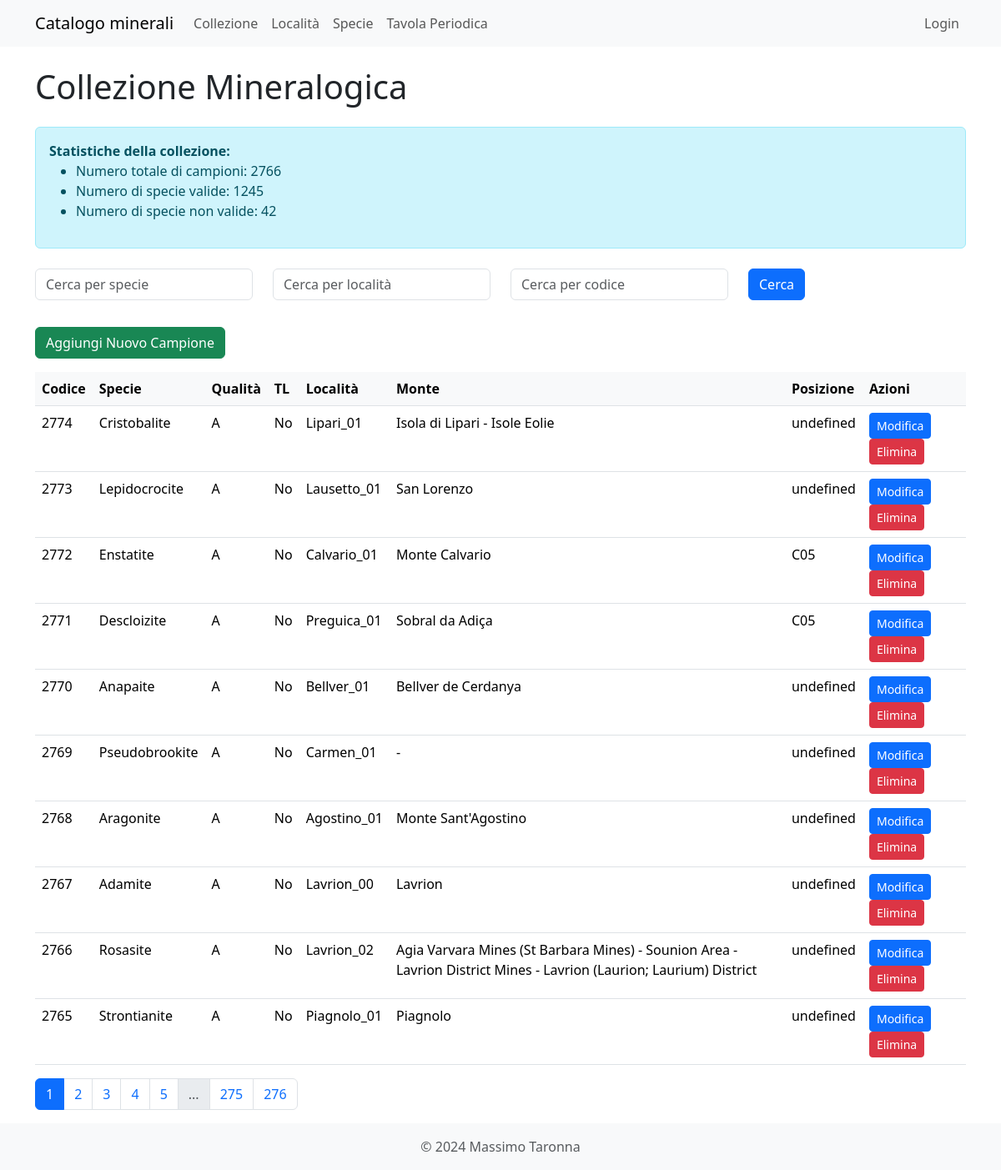
Page /collezione on the earlier database version.
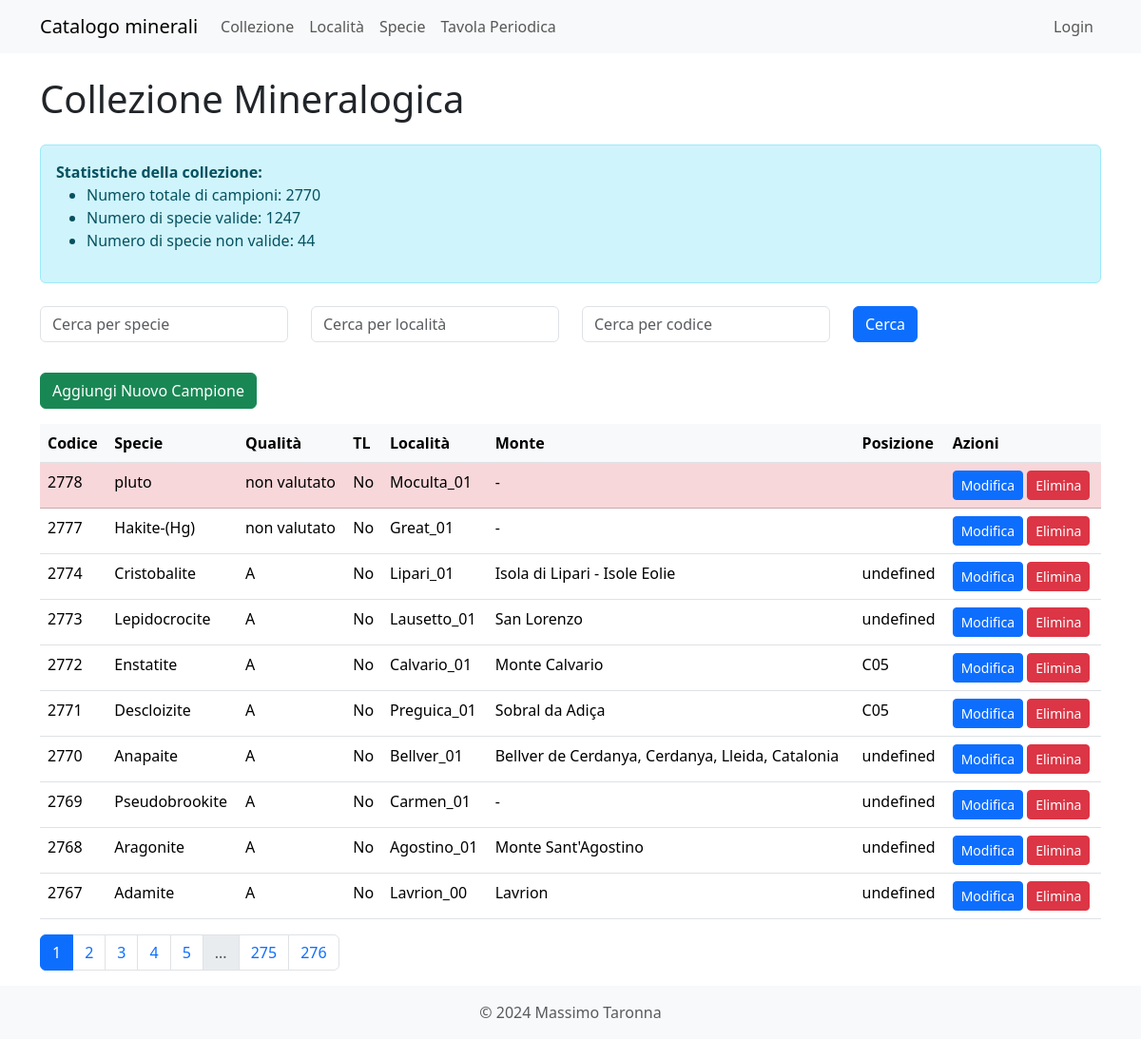
Same page on the later database version.
### models.py (models this page shows, shortened)
class Collezione(db.Model, SerializerMixin):
    id = db.Column(db.Integer, primary_key=True)
    codice = db.Column(db.Integer, unique=True, nullable=False)
    posizione = db.Column(db.String(50))
    specie_id = db.Column(db.Integer, db.ForeignKey('specie.id', name='fk_collezione_specie'), nullable=True)
    specie_nome = db.Column(db.String(100))
    specie_non_valida = db.Column(db.String(100))
    varieta = db.Column(db.String(100))
    alias = db.Column(db.String(100))
    associazione = db.Column(db.String(100))
    cod_loc = db.Column(db.String(30), db.ForeignKey('localita.cod_loc', name='fk_collezione_localita'))
    dimensionamento = db.Column(db.String(50))
    qualita = db.Column(db.String(10))
    data_ins = db.Column(db.Date)
    data_acq = db.Column(db.Date)
    mod_acq = db.Column(db.String(50))
    acquisito_da = db.Column(db.String(100))
    costo = db.Column(db.Float)
    luogo_acq = db.Column(db.String(50))
    scambiato_per = db.Column(db.String(50))
    note = db.Column(db.Text)
    referenza = db.Column(db.String(100))
    descrizione = db.Column(db.String(200))
    fluor_lw = db.Column(db.String(20))
    fluor_sw = db.Column(db.String(20))
    radioattivo = db.Column(db.String(20))
    tl = db.Column(db.Boolean)
    specie_rel = db.relationship('Specie', back_populates='campioni')
    serialize_rules = ('-localita', '-specie_rel')

class Localita(db.Model, SerializerMixin):
    id = db.Column(db.Integer, primary_key=True)
    cod_loc = db.Column(db.String(100), unique=True, nullable=False)
    cava_min = db.Column(db.String(255))
    loc_monte = db.Column(db.String(255))
    valle = db.Column(db.String(50))
    comune = db.Column(db.String(50))
    distr_pref = db.Column(db.String(50))
    provincia = db.Column(db.String(50))
    regione = db.Column(db.String(50))
    dipartimento = db.Column(db.String(50))
    stato = db.Column(db.String(50))
    nazione = db.Column(db.String(100))
    note = db.Column(db.Text)
    cod_mindat = db.Column(db.Integer)
    collezione = db.relationship('Collezione', backref='localita', lazy='dynamic')
    serialize_rules = ('-collezione',)

### app.py (the view)
@app.route('/collezione', methods=['GET'])
def collezione():
    page = request.args.get('page', 1, type=int)
    specie_search = request.args.get('specie-search', '')
    localita_search = request.args.get('localita-search', '')
    codice_search = request.args.get('codice-search', '')
    query = db.session.query(Collezione, Localita.loc_monte).join(Localita, Collezione.cod_loc == Localita.cod_loc)
    if specie_search:
        query = query.filter(Collezione.specie_nome.ilike(f'%{specie_search}%'))
    if localita_search:
        query = query.filter(Localita.cava_min.ilike(f'%{localita_search}%'))
    if codice_search:
        query = query.filter(Collezione.codice.ilike(f'%{codice_search}%'))
    pagination = query.order_by(Collezione.codice.desc()).paginate(page=page, per_page=10, error_out=False)
    items = pagination.items
    total_campioni = Collezione.query.count()
    specie_valide = db.session.query(func.count(func.distinct(Collezione.specie_id))).filter(Collezione.specie_id.isnot(None)).scalar()
    specie_non_valide = db.session.query(func.count(func.distinct(Collezione.specie_nome))).filter(Collezione.specie_id.is_(None)).scalar()
    return render_template('collezione.html',
                           items=items,
                           pagination=pagination,
                           total_campioni=total_campioni,
                           specie_valide=specie_valide,
                           specie_non_valide=specie_non_valide,
                           specie_search=specie_search,
                           localita_search=localita_search,
                           codice_search=codice_search)

### app.py (called while the page is built, shortened)
@app.before_request
def create_admin_user():
    global is_first_request

@app.context_processor
def inject_specie_valide():
    specie_valide_count = db.session.query(func.count(func.distinct(Collezione.specie_id))).filter(Collezione.specie_id.isnot(None)).scalar()
    return {'specie_valide': specie_valide_count}

### templates/collezione.html (shortened to what this page needs)
{% extends "base.html" %}
{% block content %}
<h1 class="mb-4">Collezione Mineralogica</h1>
<div class="alert alert-info mb-4">
    <strong>Statistiche della collezione:</strong>
    <ul>
        <li>Numero totale di campioni: {{ total_campioni }}</li>
        <li>Numero di specie valide: {{ specie_valide }}</li>
        <li>Numero di specie non valide: {{ specie_non_valide }}</li>
    </ul>
</div>
<form id="searchForm" class="mb-3">
    <div class="row">
        <div class="col-md-3 mb-3">
            <input type="text" id="specie-search" name="specie-search" class="form-control" placeholder="Cerca per specie" value="{{ specie_search }}">
        </div>
        <div class="col-md-3 mb-3">
            <input type="text" id="localita-search" name="localita-search" class="form-control" placeholder="Cerca per località" value="{{ localita_search }}">
        </div>
        <div class="col-md-3 mb-3">
            <input type="text" id="codice-search" name="codice-search" class="form-control" placeholder="Cerca per codice" value="{{ codice_search }}">
        </div>
        <div class="col-md-3 mb-3">
            <button type="submit" class="btn btn-primary">Cerca</button>
        </div>
    </div>
</form>
<a href="{{ url_for('new_collezione') }}" class="btn btn-success mb-3">Aggiungi Nuovo Campione</a>
<table class="table">
    <thead>
        <tr>
            <th>Codice</th>
            <th>Specie</th>
            <th>Qualità</th>
            <th>TL</th>
            <th>Località</th>
            <th>Monte</th>
            <th>Posizione</th>
            <th>Azioni</th>
        </tr>
    </thead>
    <tbody>
        {% for collezione, loc_monte in items %}
        <tr class="{% if collezione.tl %}table-warning{% elif not collezione.specie_id %}table-danger{% endif %}">
            <td>{{ collezione.codice }}</td>
            <td>{{ collezione.specie_nome }}</td>
            <td>{{ collezione.qualita }}</td>
            <td>{{ "Sì" if collezione.tl else "No" }}</td>
            <td>{{ collezione.cod_loc }}</td>
            <td>{{ loc_monte }}</td>
            <td>{{ collezione.posizione }}</td>
            <td>
                <a href="{{ url_for('edit_collezione', id=collezione.id) }}" class="btn btn-sm btn-primary">Modifica</a>
                <button type="button" class="btn btn-sm btn-danger" data-bs-toggle="modal" data-bs-target="#deleteModal{{ collezione.id }}">
                    Elimina
                </button>
            </td>
        </tr>
        {% endfor %}
    </tbody>
</table>
{% if pagination.pages > 1 %}
<nav aria-label="Page navigation">
    <ul class="pagination">
        {% for page in pagination.iter_pages() %}
            {% if page %}
                {% if page != pagination.page %}
                    <li class="page-item">
                        <a class="page-link" href="{{ url_for('collezione', page=page, specie_search=specie_search, localita_search=localita_search) }}">{{ page }}</a>
                    </li>
                {% else %}
                    <li class="page-item active"><span class="page-link">{{ page }}</span></li>
                {% endif %}
            {% else %}
                <li class="page-item disabled"><span class="page-link">...</span></li>
            {% endif %}
        {% endfor %}
    </ul>
</nav>
{% endif %}
{% endblock %}

Differences in the rows shown:
no longer on this page (row unchanged): Collezione: codice "2766", specie_nome "Rosasite", qualita "A", tl "No", cod_loc "Lavrion_02", loc_monte "Agia Varvara Mines (St Barbara Mines) - Sounion Area - Lavrion District Mines - Lavrion (Laurion; Laurium) District", posizione "undefined"
no longer on this page (row unchanged): Collezione: codice "2765", specie_nome "Strontianite", qualita "A", tl "No", cod_loc "Piagnolo_01", loc_monte "Piagnolo", posizione "undefined"
added Collezione: codice "2778", specie_nome "pluto", qualita "non valutato", tl "No", cod_loc "Moculta_01", loc_monte "-"
added Collezione: codice "2777", specie_nome "Hakite-(Hg)", qualita "non valutato", tl "No", cod_loc "Great_01", loc_monte "-"
changed through a linked row, Collezione "Anapaite": loc_monte "Bellver de Cerdanya" → "Bellver de Cerdanya, Cerdanya, Lleida, Catalonia"
Other differences:
{{ total_campioni }}: "2766" → "2770"
{{ specie_valide }}: "1245" → "1247"
{{ specie_non_valide }}: "42" → "44"
